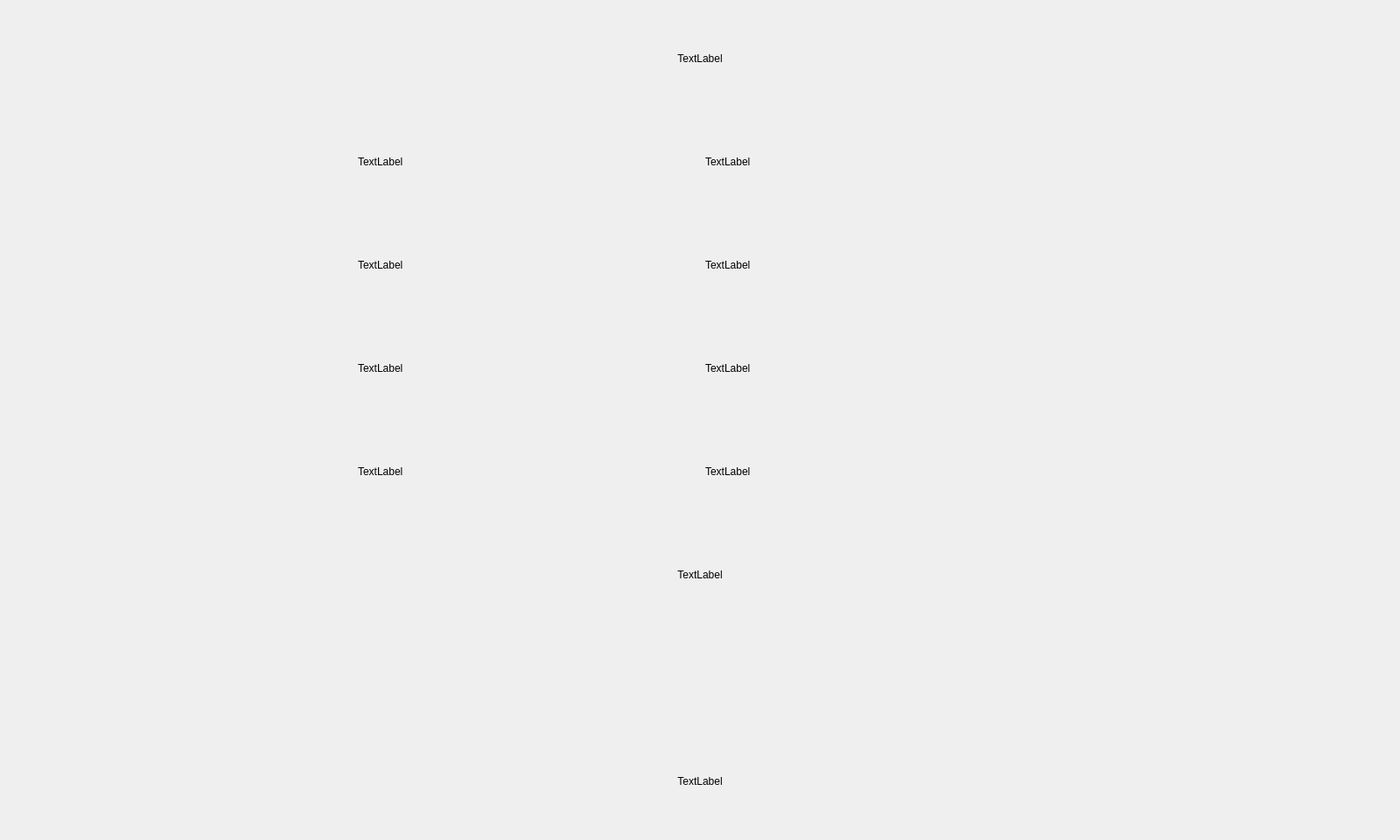
<?xml version="1.0" encoding="UTF-8"?>
<ui version="4.0">
 <class>SelfTestDialog</class>
 <widget class="QWidget" name="SelfTestDialog">
  <property name="geometry">
   <rect>
    <x>0</x>
    <y>0</y>
    <width>1600</width>
    <height>960</height>
   </rect>
  </property>
  <property name="windowTitle">
   <string>Form</string>
  </property>
  <layout class="QVBoxLayout" name="verticalLayout_2">
   <item>
    <layout class="QGridLayout" name="gridLayout" columnstretch="1,1,2">
     <item row="1" column="0">
      <spacer name="horizontalSpacer">
       <property name="orientation">
        <enum>Qt::Horizontal</enum>
       </property>
       <property name="sizeHint" stdset="0">
        <size>
         <width>40</width>
         <height>20</height>
        </size>
       </property>
      </spacer>
     </item>
     <item row="4" column="1">
      <widget class="CustomLabel" name="storageTitleLabel">
       <property name="text">
        <string>TextLabel</string>
       </property>
      </widget>
     </item>
     <item row="4" column="2">
      <widget class="CustomLabel" name="storageValueLabel">
       <property name="text">
        <string>TextLabel</string>
       </property>
      </widget>
     </item>
     <item row="2" column="2">
      <widget class="CustomLabel" name="laserValueLabel">
       <property name="text">
        <string>TextLabel</string>
       </property>
      </widget>
     </item>
     <item row="1" column="1">
      <widget class="CustomLabel" name="cameraTitleLabel">
       <property name="text">
        <string>TextLabel</string>
       </property>
      </widget>
     </item>
     <item row="3" column="1">
      <widget class="CustomLabel" name="batteryTitleLabel">
       <property name="text">
        <string>TextLabel</string>
       </property>
      </widget>
     </item>
     <item row="2" column="1">
      <widget class="CustomLabel" name="laserTitleLabel">
       <property name="text">
        <string>TextLabel</string>
       </property>
      </widget>
     </item>
     <item row="1" column="2">
      <widget class="CustomLabel" name="cameraValueLabel">
       <property name="text">
        <string>TextLabel</string>
       </property>
      </widget>
     </item>
     <item row="3" column="2">
      <widget class="CustomLabel" name="batteryValueLabel">
       <property name="text">
        <string>TextLabel</string>
       </property>
      </widget>
     </item>
     <item row="0" column="0" colspan="3">
      <widget class="CustomLabel" name="titleLabel">
       <property name="text">
        <string>TextLabel</string>
       </property>
       <property name="alignment">
        <set>Qt::AlignCenter</set>
       </property>
      </widget>
     </item>
     <item row="5" column="0" colspan="3">
      <widget class="CustomLabel" name="expiredDateLabel">
       <property name="text">
        <string>TextLabel</string>
       </property>
       <property name="alignment">
        <set>Qt::AlignCenter</set>
       </property>
      </widget>
     </item>
     <item row="6" column="0" colspan="3">
      <widget class="CustomLabel" name="dateTimeLabel">
       <property name="text">
        <string/>
       </property>
       <property name="alignment">
        <set>Qt::AlignCenter</set>
       </property>
      </widget>
     </item>
     <item row="7" column="0" colspan="3">
      <widget class="CustomLabel" name="versionLabel">
       <property name="text">
        <string>TextLabel</string>
       </property>
       <property name="alignment">
        <set>Qt::AlignCenter</set>
       </property>
      </widget>
     </item>
    </layout>
   </item>
  </layout>
 </widget>
 <customwidgets>
  <customwidget>
   <class>CustomLabel</class>
   <extends>QLabel</extends>
   <header>CustomLabel.h</header>
  </customwidget>
 </customwidgets>
 <resources/>
 <connections/>
</ui>
